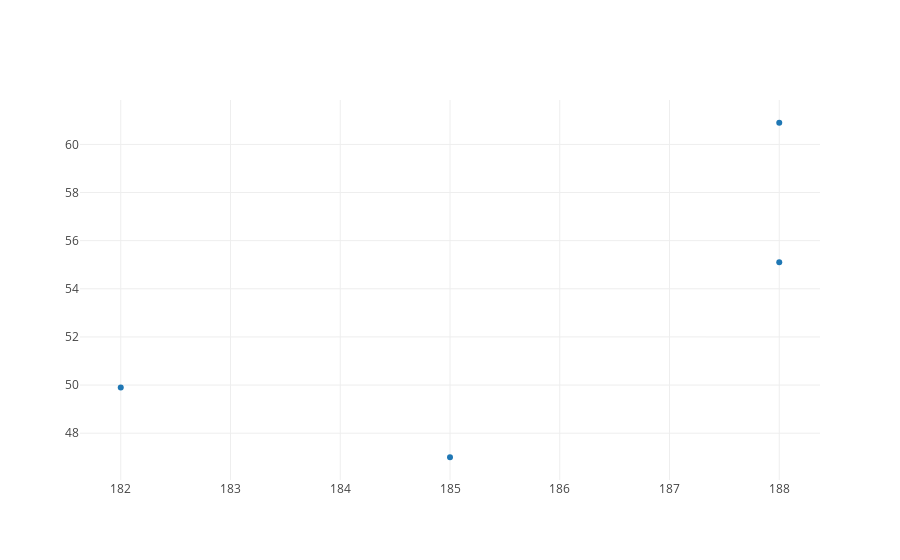

This figure's notebook cell:
### Code cell
py.iplot([go.Scatter(x=heights,y=ratings,text=presidents,mode='markers')])

### Figure 1 — Plotly figure (JSON) as saved in the notebook; plotly's stock layout.template omitted (floating-point values rounded to 4 significant figures)
{"data": [{"mode": "markers", "text": ["Obama", "Bush Jr.", "Clinton", "Bush Sr."], "type": "scatter", "uid": "8fd8c8fd-c764-4f45-89c4-3416c70b0446", "x": [185, 182, 188, 188], "y": [47, 49.9, 55.1, 60.9]}], "layout": {}}
